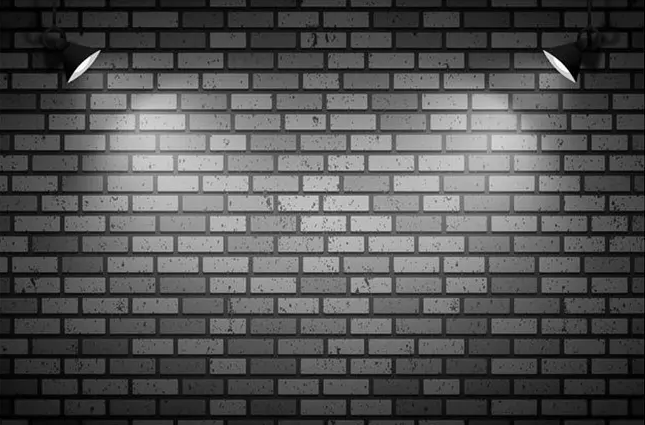
#> input picture Shading Correction (Frequency Domain)/wall_original.png, 645 x 425 px, found by its file name
$ python lighting_removal.py
#> lines starting #> are read from the running program, lines starting #| are printed output that depends on the picture
import cv2
import numpy as np
import matplotlib.pyplot as plt
import os

# === CONFIGURATION ===

# 🔹 Path to the input grayscale image
image_path = r"C:\Users\ahmad\Python codes\Digital Image Processing\HW3\wall_original.png"

# === TUNABLE PARAMETERS ===

# 🎚 D0 — Gaussian cutoff frequency
# Controls how much low-frequency content is removed
# Lower D0 → more aggressive lighting removal (but may lose detail)
# Higher D0 → softer lighting correction (may keep more lighting)
D0 = 10  # Recommended range: 5–30

# 🎚 gamma_L — Low-frequency gain
# Controls brightness preservation from lighting
# Lower gamma_L (e.g., 0.1) removes more lighting
# Higher gamma_L (e.g., 0.4) keeps more base brightness
gamma_L = 0.3  # Range: 0.1 – 0.5

# 🎚 gamma_H — High-frequency gain
# Controls how much contrast/detail to boost in the texture
# Higher gamma_H → more texture pop (but risk of noise)
gamma_H = 1.2  # Range: 1.0 – 2.0

# 🎚 CLAHE Contrast Enhancement (applied after method 2)
# Clip limit controls contrast enhancement strength
# Tile size affects local patch granularity
clahe_clip_limit = 2.0  # Range: 1.0 – 4.0
clahe_tile_size = (8, 8)  # Try (8,8), (4,4), (16,16)


# === UTILITY FUNCTIONS ===
def apply_dft(img_float):
    log_img = np.log1p(img_float)
    dft = np.fft.fft2(log_img)
    return log_img, np.fft.fftshift(dft)

def gaussian_lowpass(shape, D0):
    rows, cols = shape
    crow, ccol = rows // 2, cols // 2
    u = np.arange(cols)
    v = np.arange(rows)
    U, V = np.meshgrid(u, v)
    D_sq = (U - ccol)**2 + (V - crow)**2
    return np.exp(-D_sq / (2 * D0**2))

def postprocess(reflectance, illumination, name_prefix):
    # Normalize for saving
    illum_norm = cv2.normalize(np.expm1(illumination), None, 0, 255, cv2.NORM_MINMAX)
    illum_out = illum_norm.astype(np.uint8)

    reflect_norm = cv2.normalize(np.expm1(reflectance), None, 0, 255, cv2.NORM_MINMAX)
    reflect_out = reflect_norm.astype(np.uint8)

    # Save results
    cv2.imwrite(f"illumination_{name_prefix}.png", illum_out)
    cv2.imwrite(f"corrected_{name_prefix}.png", reflect_out)
    return illum_out, reflect_out


# === METHOD 1: Standard Homomorphic Filtering (No Gain, No CLAHE) ===
def method_1_basic(img_float, D0):
    log_img, fft_shift = apply_dft(img_float)
    glpf = gaussian_lowpass(img_float.shape, D0)
    ghpf = 1 - glpf

    illum_fft = fft_shift * glpf
    reflect_fft = fft_shift * ghpf

    illum = np.real(np.fft.ifft2(np.fft.ifftshift(illum_fft)))
    reflect = np.real(np.fft.ifft2(np.fft.ifftshift(reflect_fft)))
    return postprocess(reflect, illum, "code1")


# === METHOD 2: Improved Homomorphic Filtering (Gain control + CLAHE) ===
def method_2_advanced(img_float, D0, gamma_L, gamma_H, clahe_clip, clahe_tile):
    log_img, fft_shift = apply_dft(img_float)
    glpf = gaussian_lowpass(img_float.shape, D0)

    # Modified Homomorphic filter
    H = (gamma_H - gamma_L) * (1 - glpf) + gamma_L
    reflect_fft = fft_shift * H
    illum_fft = fft_shift * glpf

    illum = np.real(np.fft.ifft2(np.fft.ifftshift(illum_fft)))
    reflect = np.real(np.fft.ifft2(np.fft.ifftshift(reflect_fft)))
    illum_norm = cv2.normalize(np.expm1(illum), None, 0, 255, cv2.NORM_MINMAX).astype(np.uint8)

    # Normalize + CLAHE
    reflect_norm = cv2.normalize(np.expm1(reflect), None, 0, 255, cv2.NORM_MINMAX).astype(np.uint8)
    clahe = cv2.createCLAHE(clipLimit=clahe_clip, tileGridSize=clahe_tile)
    reflect_clahe = clahe.apply(reflect_norm)

    cv2.imwrite("illumination_code2.png", illum_norm)
    cv2.imwrite("corrected_code2.png", reflect_clahe)
    return illum_norm, reflect_clahe


# === MAIN EXECUTION ===
def main():
    if not os.path.exists(image_path):
        print(f"Image not found at: {image_path}")
        return

    img_gray = cv2.imread(image_path, cv2.IMREAD_GRAYSCALE)
#> img_gray is the input picture: shape (425, 645); min 0, max 255, mean 81.5
    if img_gray is None:
        print("Failed to read image.")
        return

    img_float = img_gray.astype(np.float32)
    print("Running Method 1 (basic)...")
    illum1, corrected1 = method_1_basic(img_float, D0)
#> in apply_dft, `log_img = np.log1p(img_float)`:
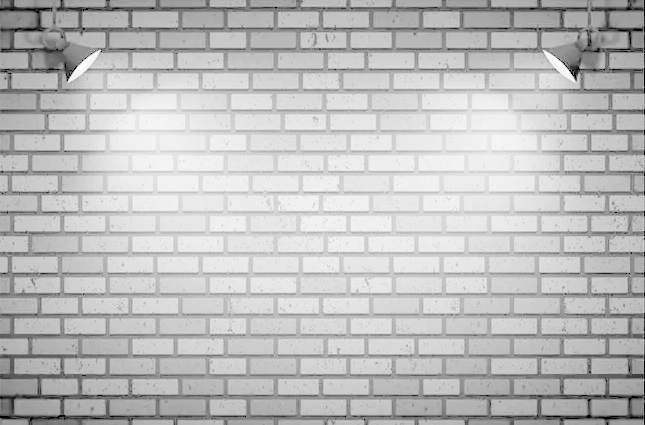
#> log_img: shape (425, 645) float32; min 0, max 5.55, mean 4.14; drawn with min black and max white
#> in method_1_basic, `illum = np.real(np.fft.ifft2(np.fft.ifftshift(illum_fft)))`:
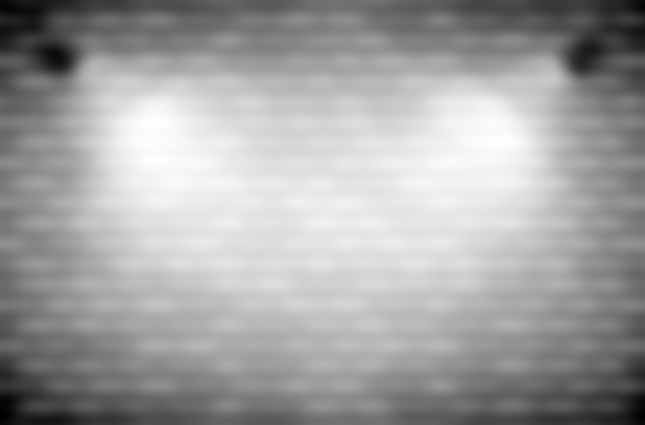
#> illum: shape (425, 645) float64; min 2.26, max 5.2, mean 4.14; drawn with min black and max white
#> in method_1_basic, `reflect = np.real(np.fft.ifft2(np.fft.ifftshift(reflect_fft)))`:
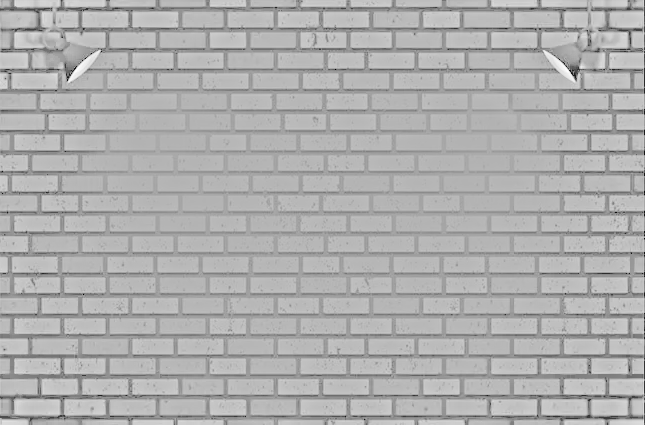
#> reflect: shape (425, 645) float64; min -4.14, max 1.9, mean -1.87e-18; drawn with min black and max white
#> in postprocess, `illum_norm = cv2.normalize(np.expm1(illumination), None, 0, 255, cv2.N..`:
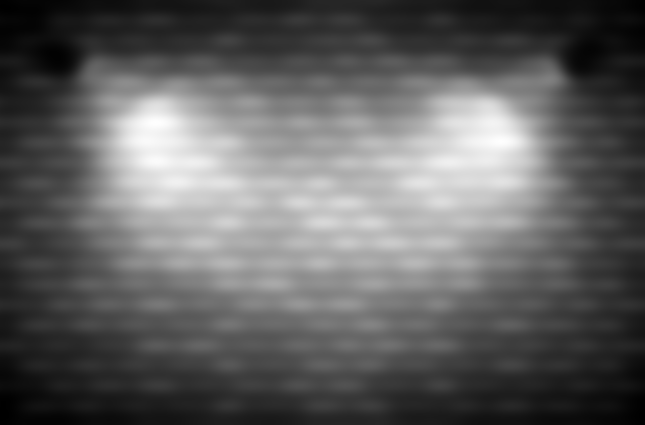
#> illum_norm: shape (425, 645) float64; min -1.73e-17, max 255, mean 97.3; drawn with min black and max white
#> in postprocess, `reflect_norm = cv2.normalize(np.expm1(reflectance), None, 0, 255, cv2...`:
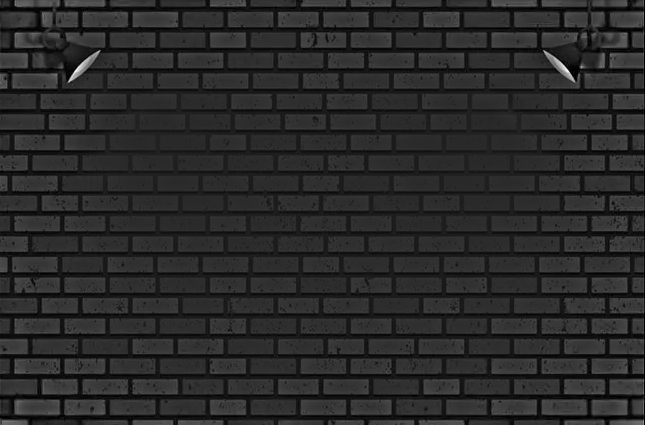
#> reflect_norm: shape (425, 645) float64; min 3.13e-15, max 255, mean 42.2; drawn with min black and max white

    print("Running Method 2 (advanced)...")
    illum2, corrected2 = method_2_advanced(img_float, D0, gamma_L, gamma_H, clahe_clip_limit, clahe_tile_size)
#> in method_2_advanced, `reflect_norm = cv2.normalize(np.expm1(reflect), None, 0, 255, cv2.NORM..`:
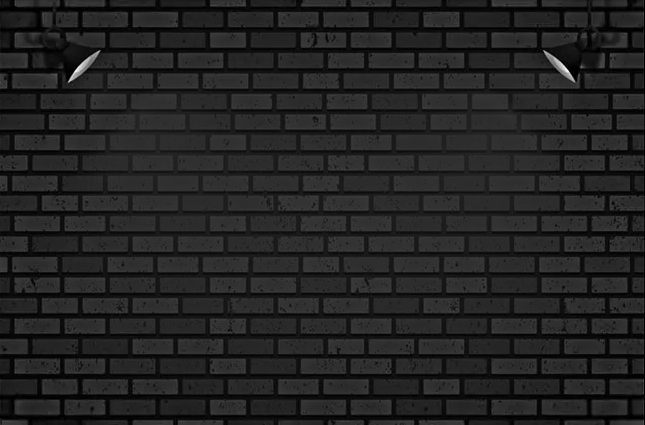
#> reflect_norm: shape (425, 645); min 0, max 254, mean 35.1
#> in method_2_advanced, `reflect_clahe = clahe.apply(reflect_norm)`:
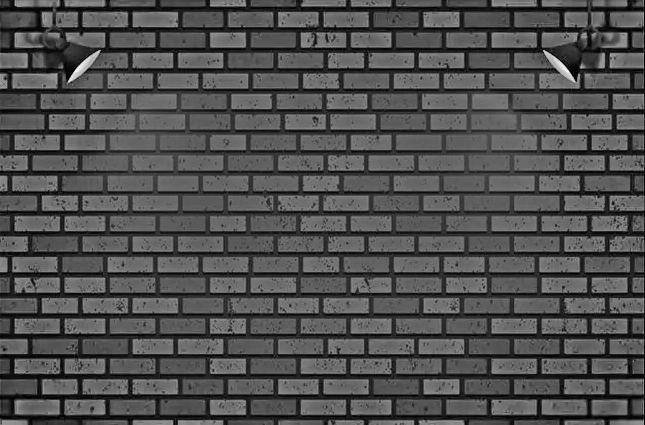
#> reflect_clahe: shape (425, 645); min 1, max 254, mean 79.4

    # --- Visualization ---
    plt.figure(figsize=(15, 5))
    titles = [
        "Original Image",
        "Illumination (Method 1)", "Corrected (Method 1)",
        "Illumination (Method 2)", "Corrected (Method 2)"
    ]
    images = [img_gray, illum1, corrected1, illum2, corrected2]

    for i in range(5):
        plt.subplot(1, 5, i + 1)
        plt.imshow(images[i], cmap='gray')
        plt.title(titles[i], fontsize=10)
        plt.axis('off')

    plt.suptitle(
        f'Lighting Removal Results — D0={D0}, γL={gamma_L}, γH={gamma_H}',
        fontsize=12, y=0.95
    )
    plt.tight_layout(rect=[0, 0, 1, 1.3])
    plt.savefig("comparison_plot.png", dpi=300)
    plt.show()


if __name__ == "__main__":
    main()
